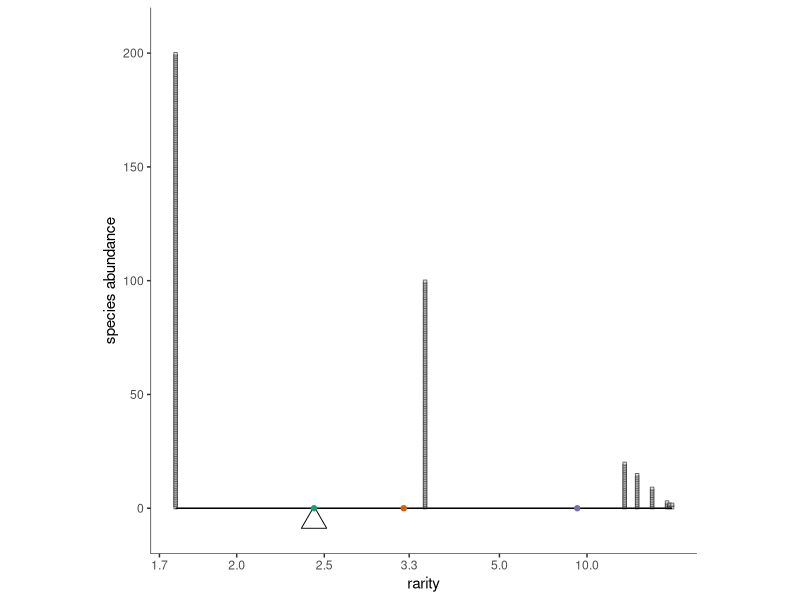

The R source for this figure:
library(tidyverse)
library(ggthemes)

## TODO
## OPTIONAL: color the species (so that stacking becomes clear)
## make x-axis extent a variable like y_extent is now to facilitate plotting multiple communities on the same axes
## use dev.size() somewhere in the function to make point sizes (the boxes and the fulcrum) work regardless of graphic device. 
## think about squeezing when rarities aren't equal but are close s.t. boxes overlap
## select colors for reference points http://colorbrewer2.org/#type=qualitative&scheme=Dark2&n=3
## switch plotting order so that fulcrum point sits above reference points

library(scales) # trans_new() is in the scales library

epsPretty <- 0
offStart <- 0

pfun=function(x, pow, offset=offStart){
	if (pow==0) return(log(x))
	r <- sign(pow)*(x+offset)^pow
	return(r)
}

ipfun=function(x, pow, offset=offStart){
	if (pow==0) return(exp(x))
	r <- sign(pow)*(x)^(1/pow)
	return(r)
}

# Diversity function 
dfun<-function(ab, l){
	rp <- ab/sum(ab)
	return(ipfun(sum(rp*pfun(1/rp, l)),l))
}

# round numbers, more aggressively the larger they are
prettify <- function(breaks){
    digits <- -floor(log10(abs(breaks))) + 1
    digits[breaks == 0] <- 0
    return((round(breaks, digits = digits))[round(breaks, digits = digits)!=(-Inf)]) #klugey fix to -Inf
}

power_trans = function(pow) trans_new(name="power"
   , transform = function(x) pfun(x, pow)
	, inverse = function(x) ipfun(x, pow)
	, breaks = function(x) prettify(
		trans_breaks(
			function(x) pfun(x, pow), function(x) ipfun(x, pow), n = 6
		)(c(epsPretty,x)*1.1)
	)
   , domain = c(1, 10000)
)

# replicate to make stacks with geom_point
fancy_rep<-function(df){
    return(data.frame(df[rep(1:nrow(df), df$abundance),])
           %>% group_by(abundance) %>% mutate(gr=1:length(abundance))
    )
}

base_plot <- function(abundance, pointScale=200, fill_col="lightgrey", y_extent=max(max(abundance),15)){
    
	rf <- tibble(names = as.factor(1:length(abundance))
		, abundance
		, rarity = sum(abundance)/abundance
	)
	rfrepeated <-fancy_rep(rf) 

	pointsize <- pointScale/y_extent
	
	#This pretty much has to be 0.5 because the shape is centered on its x- and y-locations, but we want to offset so it rests upon it
	goff <- 0.5

	base <- (ggplot(rfrepeated, aes(x=rarity, y=abundance))
		+ geom_point(aes(y=gr-goff, alpha=0.2), size=pointsize, fill=fill_col, shape=22, color="black", stroke=0.5) #some stylistic things to deal with squeezing
		# +scale_size_continuous(limits=c(0, max(abundance)/200))
		# make plank
		+ geom_segment(
			aes(x, y, xend=xend, yend=yend)
			, data=data.frame(
				x=c(min(rf$rarity))
				, y=c(0)
				, xend=c(max(rf$rarity))
				, yend=c(0)
			)
		)
# adding this in let the boxes fill the y-space pretty well without gaps, don't think it ruined appearance of y-axis
		+scale_y_continuous(
		    expand=c(0,0)
		    , limits=c(y_extent-1.1*y_extent, 1.1*y_extent)
		)
		+ labs(y="species abundance")
	)
	return(theme_plot(base))
}

theme_plot <- function(p){
	return(p
		+ theme_tufte(base_family = "sans")
		+ theme(legend.position="none")
		+ theme(
			axis.line.x = element_line(
				colour = 'black', size=0.2, linetype='solid'
			), axis.line.y =  element_line(
				colour = 'black', size=0.2, linetype='solid'
			)
		)
	)
}

scale_plot <- function(ab, ell, fill_col="lightgrey", y_extent=max(max(ab), 15)){
    ab<-ab[ab!=0]
	div <- dfun(ab, ell)
	print(div)
	return (base_plot(ab, fill_col=fill_col, y_extent=y_extent) 
		+ geom_point(
			data=tibble(x=div, y=-0.028*y_extent)# don't recall why 0.028, but it gets fulcrum point just right. 
			, size=6, shape=2
			, aes(x, y)
		)
		+ scale_x_continuous(trans=power_trans(pow=ell))
		# + coord_cartesian(clip="off")
	)
}

mean_points <- function(ab, ell){
    ab<-ab[ab!=0]
	div <- Vectorize(dfun, vectorize.args=("l"))(ab, ell)
	return(geom_point(
		data=tibble(x=div, y=0*div, clr=1:length(div))
		, aes(x, y, color=as.factor(clr))
	))
}

rarity_plot <- function(ab, ell, means=-1:1, ...){
    ab<-ab[ab!=0]
	return(
		scale_plot(ab, ell,...) 
		+ mean_points(ab, means)
		+ scale_color_brewer(type="qual", palette="Dark2") #playing with color choices
		+ theme(aspect.ratio=1)
	)
}

rarity_series <- function(ab, lrange=-1:1, means=lrange){
	for(l in lrange){
		print(rarity_plot(ab, l, means))
	}
}

# ab <- c(20, 15, 9, 3, 2, 1, 1)
# ab <- c(100, 20, 15, 9, 3, 2, 1, 1)
# 
# rarity_series(ab, 1:-1)
# rarity_series(ab, 0, 1:-1)

#some SADs to play with

# ab <- c(20, 15, 9, 3, 2, 1, 1)
# ab <- c(100, 20, 15, 9, 3, 2, 1, 1)
# ab<-c(50,30,20,0,0,0)
# ab<-c(4,3,2)
# ab <- c(20, 15, 9, 3, 2, 1, 1,0,0)
ab <- c(200,100, 20, 15, 9, 3, 2, 1, 1)
# ab<-floor(exp(rnorm(50, 4,1.5)))
# 
# quartz()
# rarity_plot(ab, 1)
# 
# quartz()
# rarity_plot(ab, 0)
# 
quartz()
rarity_plot(ab=ab, ell=-1, fill="lightgrey")
# 
